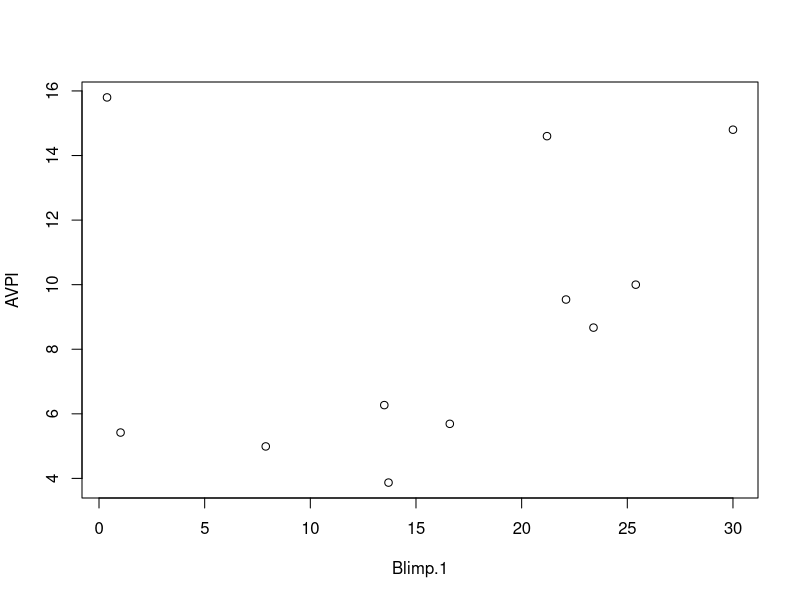

Generate this figure with R: (Note: this script raises an error after producing the figure.)
####Data Analysis for final Biostatistics project 
##path for Data C:/Users/User/Desktop/Biostatistics/Final_Project

raw_data<-read.csv("rawdata_blimpvsAVPI.csv")
head(raw_data)
##Make initial plot of data
plot(AVPI~ Blimp.1, data = raw_data)
linearregression<- lm(AVPI ~ Blimp.1, data = raw_data)
summary(lionRegression)
abline(lionRegression)
predict(lionRegression, data.frame(Blimp.1 = 0.50), se.fit = TRUE)
anova(lionRegression)
summary(lionRegression)
confint(lionRegression)
xpt <- seq(min(lion$proportionBlack), max(lion$proportionBlack), 
           length.out = 100)
ypt <- data.frame( predict(lionRegression, 
                           newdata = data.frame(proportionBlack = xpt), 
                           interval = "confidence") )
lines(ypt$lwr ~ xpt, lwd = 1.5, lty = 2)
lines(ypt$upr ~ xpt, lwd = 1.5, lty = 2)
xpt <- seq(min(lion$proportionBlack), max(lion$proportionBlack), 
           length.out = 100)
ypt <- data.frame(predict(lionRegression, newdata = data.frame(proportionBlack = xpt), 
                          interval = "prediction", level = 0.95))
lines(ypt$lwr ~ xpt, lwd = 1.5, lty = 3)
lines(ypt$upr ~ xpt, lwd = 1.5, lty = 3)
